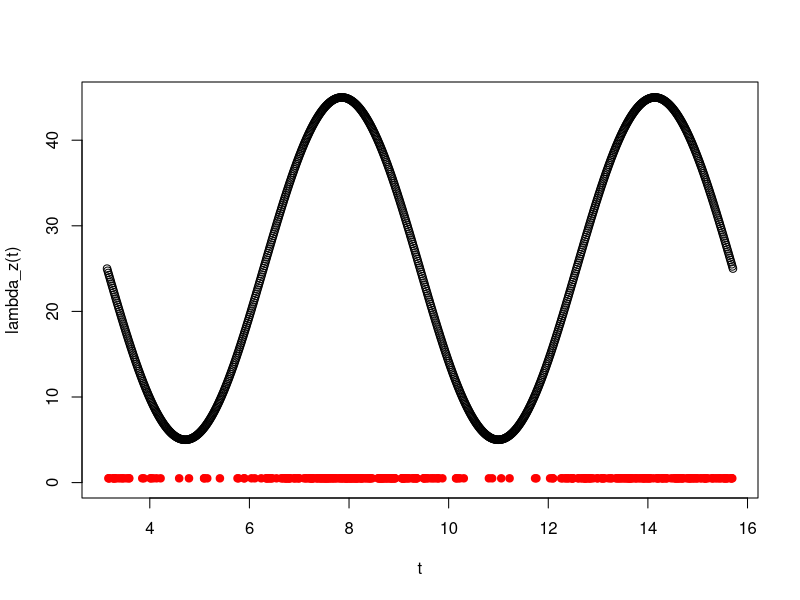
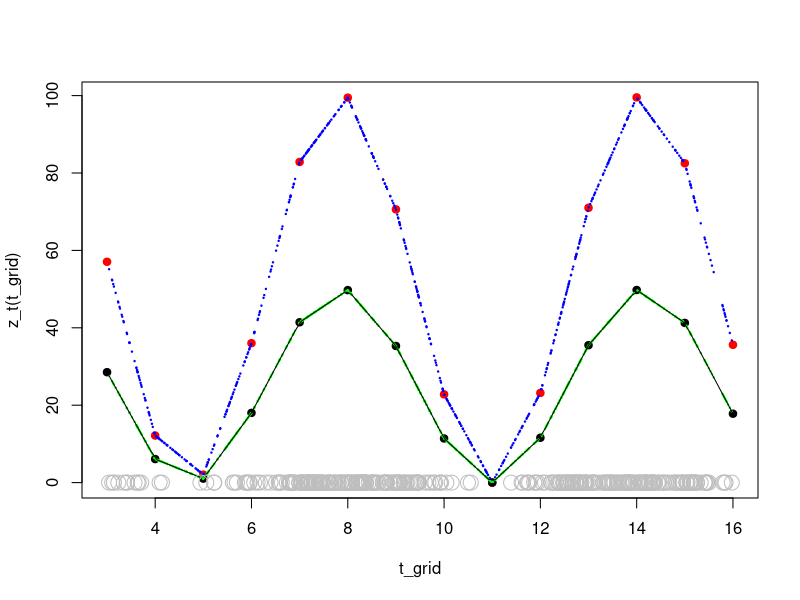
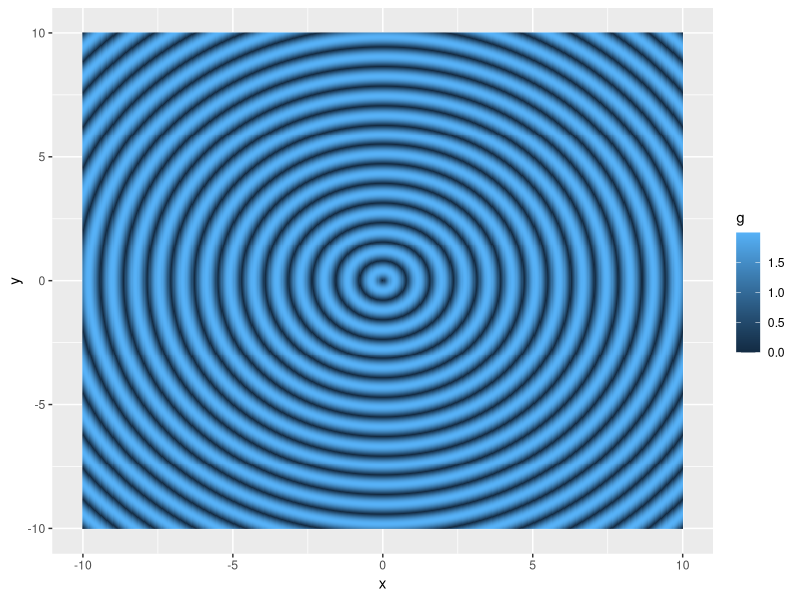
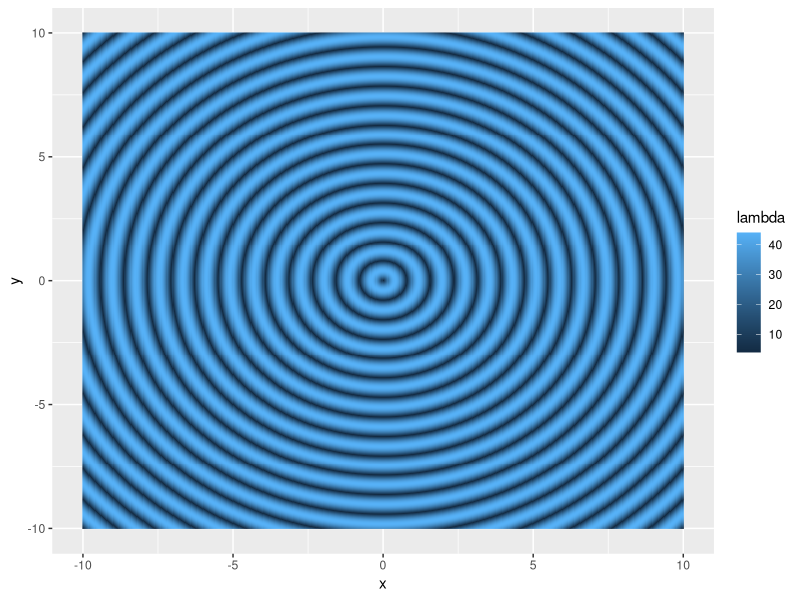
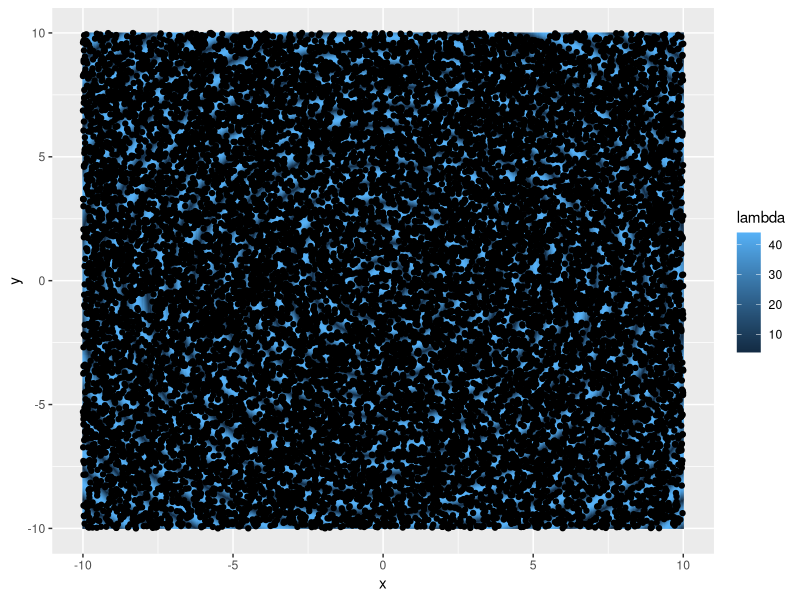
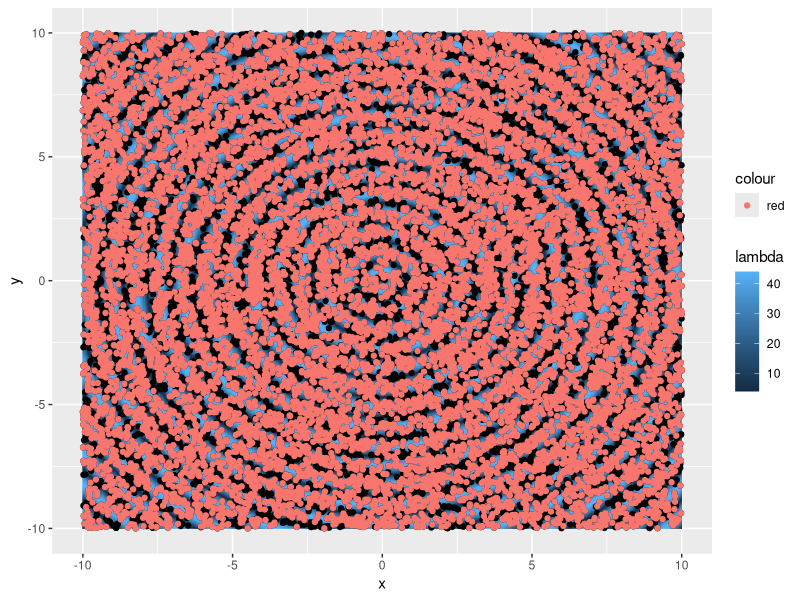

These figures' R source, in order: (Note: this script raises an error after producing the figures.)

#-----------------------Poisson process simulations with covariate-dependent intensity ---------------------

#--------------------------------------1-D-------------------------------------------

#time-frame
t_min=pi
t_max=5*pi


#Covariate depending on time 
a <- 50
b <- 40

z_fun <- function(t){
  cov <- a + b*sin(t)
  return(cov)
}

#Intensity function
Beta <- c(0.5)
lambda_z <- function(t){
  beta_0 <- Beta[1]
  z <- z_fun(t)
  intensity <- beta_0*z
  return(intensity)  
}

#Finding max of lambda
neg_lambda <- function(t){
  return(-lambda_z(t))
}
opt_max <- optimize(neg_lambda, c(t_min, t_max))
lambda_max <- -opt_max$objective

#Simulate homo PP
num_points <- rpois(1, lambda_max*(t_max-t_min))
HPP_points <- runif(num_points, t_min, t_max)

thin <- function(t){
  return(lambda_z(t)/lambda_max)
}

#thinning probs
p_thin <- thin(HPP_points)
u <- runif(num_points)

#thinning
keep <- p_thin > u

NHPP_points <- HPP_points[keep]
n_NHPP <- length(NHPP_points)

#Plotting intensity with simulated points
t <- seq(t_min, t_max, length.out=1000)
plot(t, lambda_z(t), ylim = c(0, lambda_max))

points(NHPP_points, rep(0.5, n_NHPP), col="red", pch=19)


#-------------Simulating covariate on grid----------

#time-frame
t_min=3
t_max=16


#Covariate depending on time 
a <- 50
b <- 50

z_t <- function(t){
  z <- a + b*sin(t)
  return(z)
}
#Grid of time-points where covariate was recorded
t_grid <- seq(t_min, t_max, by=1)


#Intensity function
beta_0 <- 0.5
lambda_z <- function(t){
  intensity <- beta_0*z_t(t)
  return(intensity)  
}

#Finding max of lambda over grid
z_grid <- z_t(t_grid)
max_rec_lambda <- max(lambda_z(t_grid))

#Simulating HPP
num_points <- rpois(1, max_rec_lambda*(t_max-t_min))
HPP_points <- runif(num_points, t_min, t_max)
plot(t_grid, z_t(t_grid),col="red", pch=19 ,xlim=c(t_min,t_max),ylim=c(0, max(z_t(t_grid))))
points(t_grid, lambda_z(t_grid), pch=19)
interp_z <- approx(t_grid, z_grid, xout = HPP_points)
points(interp_z$x, interp_z$y, col="blue", pch=19, cex=0.2 )
interp_lambda <- approx(t_grid, lambda_z(t_grid), xout=HPP_points)
points(interp_lambda$x, interp_lambda$y, col="green", cex=0.2)

#Approximating lambda function
lambda_approx <- approxfun(t_grid, lambda_z(t_grid))
curve(lambda_approx, add=TRUE)

#Thinning
thin <- function(lambda){
  return(lambda/max_rec_lambda)
}

#Thinning
p_thin <- thin(interp_lambda$y)
u <- runif(num_points)

keep <- p_thin > u 

NHPP_points <- HPP_points[keep]
n_NHPP <- length(NHPP_points)

points(NHPP_points, rep(0, n_NHPP), col="grey", cex=2)


#------------------------ Estimation -------------------------------------------

Lambda_z <- function(lambda_fun){
  Lambda <- integrate(lambda_fun, t_min, t_max)$value
  return(Lambda)
}

NHPP_neg_LL <- function(par, points, z_t){
  beta_0 <- par[1]
  Lambda <- Lambda_z(function(t){beta_0*z_t(t)})
  term_1 <- log(length(points)) + Lambda
  term_2 <- -sum(log(beta_0*z_t(points)))
  return(term_1 + term_2)
}

(opt <- optimize(NHPP_neg_LL, interval = c(0,5), points=NHPP_points, z_t=z_t))


#------------------------ 2-D covarite dependent point pattern-------------------------------------

library(tidyverse)

# Points on x and y axis at which to evaluate intensity
axis_ticks <- seq(from = -10, to = 10, length.out = 501)

# Construct covariate grid
a <- 2
b <- 4
covariate <- tibble(
  x = rep(axis_ticks, times = length(axis_ticks)),
  y = rep(axis_ticks, each  = length(axis_ticks)),
  r = sqrt(x^2 + y^2),
  theta = atan2(y, x), # angle in radians - not actually needed
  g = a * abs(sin(b * r))
)

covariate_for_conor <- covariate %>% select(x,y,g)

covariate_for_conor %>%
  ggplot(mapping = aes(x = x, y = y)) +
  geom_raster(mapping = aes(fill = g))

true_intensity <- tibble(covariate_for_conor, lambda = 4 + 20*g)
true_intensity %>%
  ggplot(mapping = aes(x = x, y = y)) +
  geom_raster(mapping = aes(fill = lambda))

max_intensity <- max(true_intensity$lambda)

num_points <- rpois(1, max_intensity*(20^2))
HPP_points <- tibble(
  x = runif(num_points, -10, 10),
  y = runif(num_points, -10, 10)
)

true_intensity %>%
  ggplot(mapping = aes(x = x, y = y)) +
  geom_raster(mapping = aes(fill = lambda))+
  geom_point(data=HPP_points)

lambda_fun <- function(x,y){
  r <- sqrt(x^2 + y^2)
  return(4+20*(2*abs(sin(4*r))))
}

HPP_points <- tibble(HPP_points, p_thin=lambda_fun(HPP_points$x, HPP_points$y)/max_intensity)
u <- runif(num_points)
keep <- HPP_points$p_thin > u

NHPP_points <- tibble(HPP_points[keep,])

true_intensity %>%
  ggplot(mapping = aes(x = x, y = y)) +
  geom_raster(mapping = aes(fill = lambda))+
  geom_point(data=HPP_points)+
  geom_point(data=NHPP_points, aes(colour="red"))


#--------------- Intensities from Zak's thesis ---------------------------------

#Simulated covariate

# Points on x and y axis at which to evaluate intensity
lower_limit<- -10
upper_limit<- 10
axis_ticks <- seq(from = lower_limit, to = upper_limit, length.out = 501)
area <- (u-l)^2
# Construct covariate grid
a <- 10
b <- 4
covariate <- tibble(
  x = rep(axis_ticks, times = length(axis_ticks)),
  y = rep(axis_ticks, each  = length(axis_ticks)),
  r = sqrt(x^2 + y^2),
  theta = atan2(y, x), # angle in radians - not actually needed
  g = a * abs(sin(b * r))
)

covariate_sim<- covariate %>% select(x,y,g)

covariate_sim %>%
  ggplot(mapping = aes(x = x, y = y)) +
  geom_raster(mapping = aes(fill = g))
#---------------------Model S1-----------------------

true_intensity_S1 <- tibble(covariate_sim, lambda = 0.33*g)
true_intensity_S1 %>%
  ggplot(mapping = aes(x = x, y = y)) +
  geom_raster(mapping = aes(fill = lambda))

max_intensity <- max(true_intensity_S1$lambda)

num_points <- rpois(1, max_intensity*area)
HPP_points <- tibble(
  x = runif(num_points, lower_limit, upper_limit),
  y = runif(num_points, lower_limit, upper_limit)
)

true_intensity_S1 %>%
  ggplot(mapping = aes(x = x, y = y)) +
  geom_raster(mapping = aes(fill = lambda))+
  geom_point(data=HPP_points)

lambda_fun <- function(x,y){
  r <- sqrt(x^2 + y^2)
  g <- a*abs(sin(b*r))
  return(0.33*g)
}

HPP_points <- tibble(HPP_points, p_thin=lambda_fun(HPP_points$x, HPP_points$y)/max_intensity)
U <- runif(num_points)
keep <- HPP_points$p_thin > U

NHPP_points <- tibble(HPP_points[keep,])

true_intensity_S1 %>%
  ggplot(mapping = aes(x = x, y = y)) +
  geom_raster(mapping = aes(fill = lambda))+
  geom_point(data=HPP_points)+
  geom_point(data=NHPP_points, aes(colour="red"))

#-------------------- Model S2----------------------

covariate_sim <- covariate_sim %>% mutate(g_shift = 0.3+g) #Shifting as dividing by small values was giving an infinite rate
covariate_sim <- covariate_sim %>% mutate(rate=(g_shift-lag(g_shift))/lag(g_shift))

true_intensity_S2 <- tibble(covariate_sim, lambda = (9.6e-2)*abs(rate) )
true_intensity_S2 <- true_intensity_S2[!is.na(true_intensity_S2$rate),]
true_intensity_S2 %>%
  ggplot(mapping = aes(x = x, y = y)) +
  geom_raster(mapping = aes(fill = lambda))

max_intensity_S2 <- max(true_intensity_S2$lambda)


num_points <- rpois(1, max_intensity_S2*area)
HPP_points <- tibble(
  x = runif(num_points, lower_limit, upper_limit),
  y = runif(num_points, lower_limit, upper_limit)
)

true_intensity_S2 %>%
  ggplot(mapping = aes(x = x, y = y)) +
  geom_raster(mapping = aes(fill = lambda))+
  geom_point(data=HPP_points)

#Need to think of different way to do this!
lambda_fun <- function(x,y){
  r <- sqrt(x^2 + y^2)
  g <- a*abs(sin(b*r))
  g_shift <- 0.3 + g
  rate <- (g_shift-lag(g_shift))/lag(g_shift)
  return((9.6e-2)*abs(rate))
}

HPP_points <- tibble(HPP_points, p_thin=lambda_fun(HPP_points$x, HPP_points$y)/max_intensity_S2)
U <- runif(num_points)
keep <- HPP_points$p_thin > U

NHPP_points <- tibble(HPP_points[keep,])

true_intensity_S2 %>%
  ggplot(mapping = aes(x = x, y = y)) +
  geom_raster(mapping = aes(fill = lambda))+
  geom_point(data=HPP_points)+
  geom_point(data=NHPP_points, aes(colour="red"))


#----------------------Model S3---------------------
shift <- 0.02
covariate_sim <- covariate_sim %>% mutate(g_shift = shift+g) #Shifting as dividing by small values was giving an infinite rate
covariate_sim <- covariate_sim %>% mutate(rate=(g_shift-lag(g_shift))/lag(g_shift))

true_intensity_S3 <- tibble(covariate_sim, lambda = (7e-4)*abs(rate)*(1 + 21.8*g) )
true_intensity_S3 <- true_intensity_S3[!is.na(true_intensity_S3$rate),]
true_intensity_S3 %>%
  ggplot(mapping = aes(x = x, y = y)) +
  geom_raster(mapping = aes(fill = lambda))

max_intensity_S3 <- max(true_intensity_S3$lambda)


num_points <- rpois(1, max_intensity_S3*area)
HPP_points <- tibble(
  x = runif(num_points, lower_limit, upper_limit),
  y = runif(num_points, lower_limit, upper_limit)
)

true_intensity_S3 %>%
  ggplot(mapping = aes(x = x, y = y)) +
  geom_raster(mapping = aes(fill = lambda))+
  geom_point(data=HPP_points)


#------------------Model E2 (best) -----------------------
shift <- 0.02
covariate_sim <- covariate_sim %>% mutate(g_shift = shift+g) #Shifting as dividing by small values was giving an infinite rate
covariate_sim <- covariate_sim %>% mutate(rate=(g_shift-lag(g_shift))/lag(g_shift))

true_intensity_E2 <- tibble(covariate_sim, lambda = (2.6e-3)*abs(rate)*(1 + 2.7e-1*g)*exp(2.7e-1*g)  )


